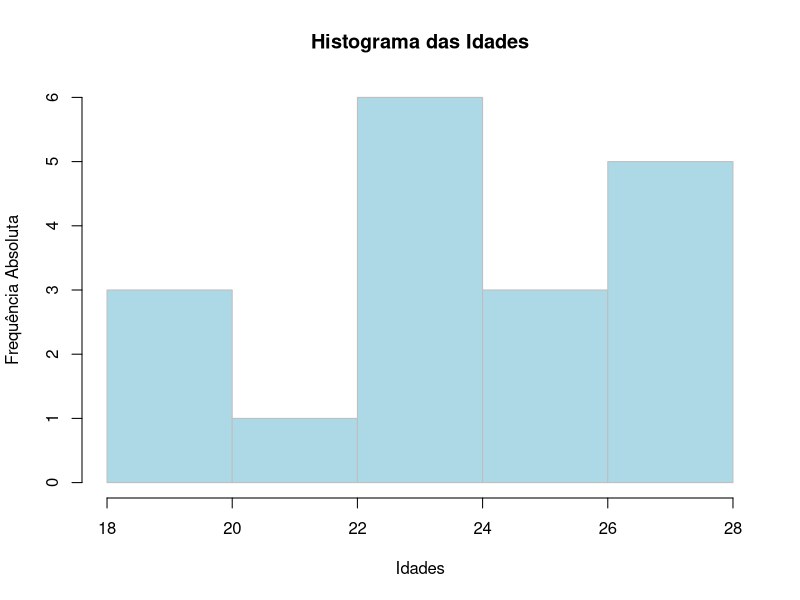
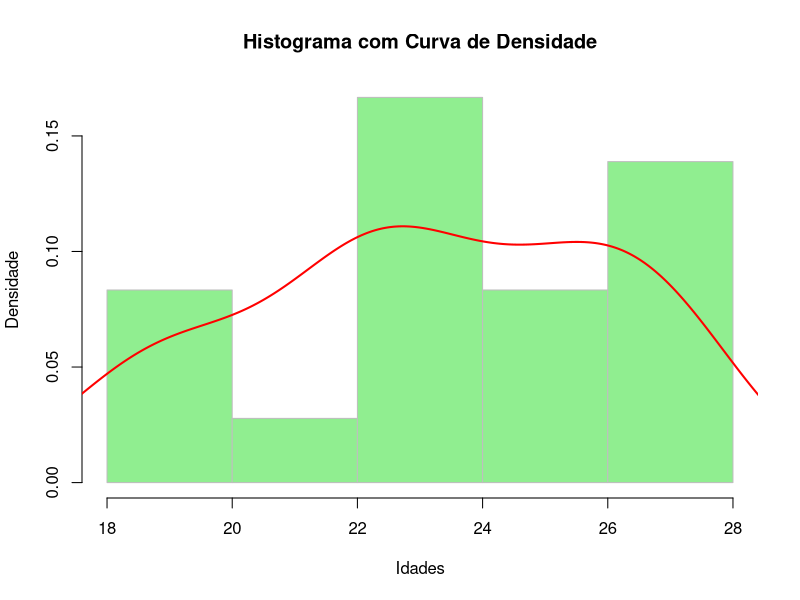

These figures' R source, in order:
# =====================================================
# ESTUDO SOBRE TABELA DE FREQUÊNCIA EM LINGUAGEM R
# =====================================================

# A distribuição de frequência é uma das ferramentas mais básicas e 
# importantes da estatística descritiva. Ela organiza os dados de 
# forma resumida, mostrando  o número de classes(intervalo de valores), 
# o ponto médios das classes, quantas vezes cada valor aparece 
# (frequência absoluta), como essa quantidade se acumula ao longo dos dados 
# (frequência absoluta acumulada), e qual a proporção percentual 
# que cada valor representa (frequência relativa e relativa acumulada).

# Tipos de frequência:
# Frequência Absoluta (f): Número de vezes que um valor aparece nos dados.
# Frequência Acumulada (F): Soma acumulada das frequências absolutas até aquele ponto.
# Frequência Relativa (f%): Percentual que representa cada valor em relação ao total de observações.
# Frequência Relativa Acumulada (F%): Soma acumulada dos percentuais até aquele valor.

# ------------------------------------------------------------
# Vetor com idades.
# ------------------------------------------------------------

idades <- c(18, 19, 19, 20, 22, 22, 22, 22, 23, 23, 24, 25, 25, 26, 26, 27, 27, 27)

# ------------------------------------------------------------
# Número de classes(k).
# ------------------------------------------------------------

# Quantidade de elementos.
n <- length(idades)
# Número de classes.
k <- ceiling(sqrt(n))

# ------------------------------------------------------------
# Limites e amplitude.
# ------------------------------------------------------------

idade_minima <- min(idades)
idade_maxima <- max(idades)
amplitude_total <- idade_maxima - idade_minima
amplitude_total
amplitude_classe <- ceiling(amplitude_total / k)

# Criar limites das classes
limites <- seq(idade_minima, idade_maxima + amplitude_classe, by = amplitude_classe)

# ------------------------------------------------------------
# Classes e frequências.
# ------------------------------------------------------------

classes <- cut(idades, breaks = limites, right = FALSE, include.lowest = TRUE)
freq_abs <- as.numeric(table(classes))
freq_rel <- round(prop.table(freq_abs) * 100, 2)
freq_abs_acum <- cumsum(freq_abs)
freq_rel_acum <- round(cumsum(freq_rel), 2)

# Pontos médios
lim_inf <- limites[-length(limites)]
lim_sup <- limites[-1]
pontos_medios <- (lim_inf + lim_sup) / 2

# ------------------------------------------------------------
# Tabela de distribuição de frequência.
# ------------------------------------------------------------

tabela_freq <- data.frame(
  Classe = paste("[", lim_inf, "-", lim_sup, ")", sep = ""),
  Ponto_Médio = pontos_medios,
  Freq_Absoluta = freq_abs,
  Freq_Relativa = freq_rel,
  Freq_Acumulada = freq_abs_acum,
  Freq_Rel_Acumulada = freq_rel_acum
)

print(tabela_freq)

# ------------------------------------------------------------
# Histograma.
# ------------------------------------------------------------

# Histograma básico com as classes
hist(idades,
     breaks = limites,             # usa os limites definidos manualmente
     right = FALSE,                # limites esquerdos inclusivos
     col = "lightblue",            # cor das barras
     border = "gray",              # cor da borda
     main = "Histograma das Idades",
     xlab = "Idades",
     ylab = "Frequência Absoluta")

# ------------------------------------------------------------
# Histograma com curva de densidade.
# ------------------------------------------------------------

# Exibe o histograma com densidade e sobrepõe a curva
hist(idades,
     breaks = limites,
     right = FALSE,
     freq = FALSE,                 # para mostrar densidade
     col = "lightgreen",
     border = "gray",
     main = "Histograma com Curva de Densidade",
     xlab = "Idades",
     ylab = "Densidade")

# Adiciona a curva de densidade
lines(density(idades), col = "red", lwd = 2)
